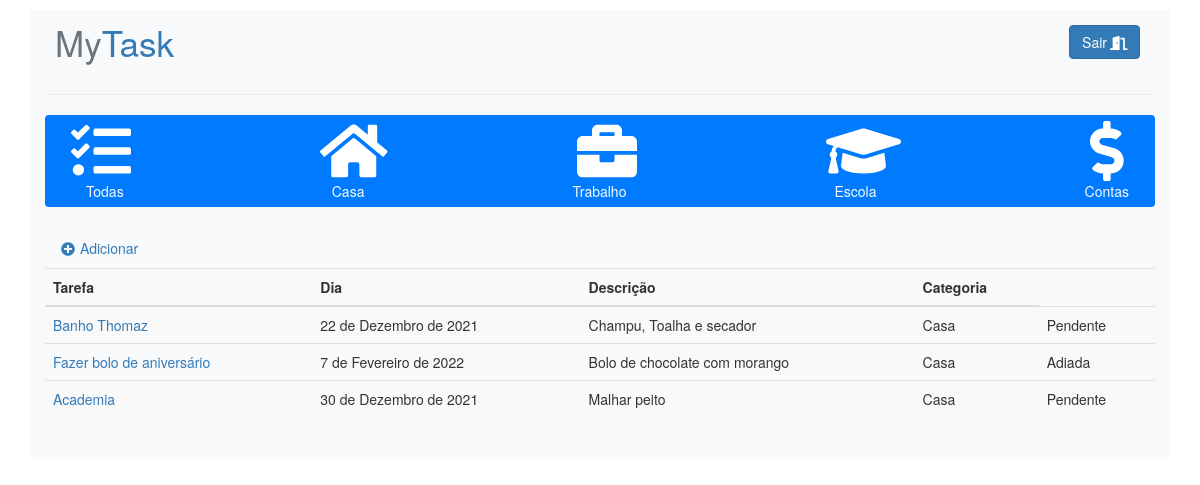
The page /filtro/1 (signed in) on the database as committed earlier.
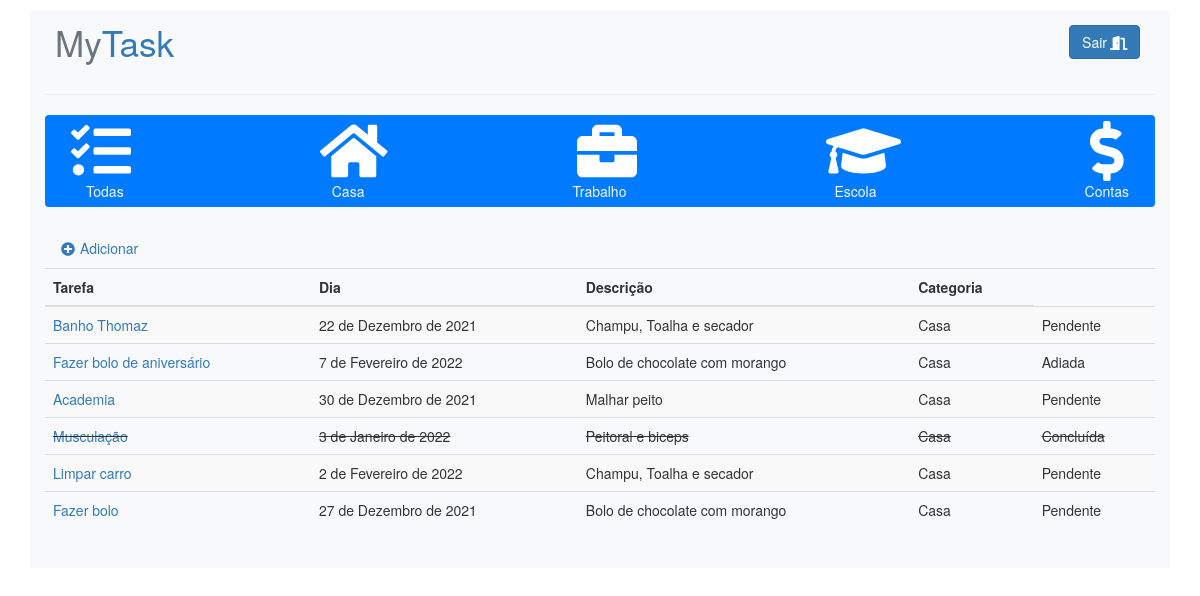
The same page on the database as committed later.
### tasks/models.py (models this page shows, shortened)
class Categoria(models.Model):
    categoria = models.CharField('Categoria', max_length=50)
    def __str__(self):
        return self.categoria

class Tarefa(models.Model, LoginRequiredMixin, CreateView):
    nome_tarefa = models.CharField('Tarefa', max_length=100)
    dia = models.DateField('Dia')
    descricao = models.CharField('Descrição', max_length=500)
    categoria = models.ForeignKey(Categoria, null=True, on_delete=models.CASCADE)
    status = models.CharField(max_length=30, choices=STATUS_CHOICES, default="Pendente")
    usuario = models.ForeignKey(User, on_delete=models.PROTECT)

### tasks/views.py (the view)
# urls.py: path('filtro/<str:pk>', filtrar, name='filtro'),
@login_required
def filtrar(request, pk):
    filtros = Tarefa.objects.filter(categoria=pk)
    categorias = Categoria.objects.all()
    context = {
        'filtre': filtros,
        'categoria': categorias,
    }
    return render(request, 'filtro.html', context)

### tasks/templates/filtro.html (shortened to what this page needs)
{% load static %}
<!DOCTYPE html>
<html lang="pt-br">
<head>
    <link rel="stylesheet" href="{% static 'css/estilo.css' %}">
    <link rel="stylesheet" type="text/css" href="{% static 'css/bootstrap.min.css' %}">
    <link rel="stylesheet" href="https://maxcdn.bootstrapcdn.com/bootstrap/3.4.1/css/bootstrap.min.css">
</head>
<body>
    <div class="body">
        <div class="container mt-3 bg-light">
            <nav class="menu d-flex justify-content-between align-items-center bg-light p-3 rounded">
                <a href="#" class="display-4"><span class="text-secondary">My</span>Task</a>
                <div class="btn-sair p-2 text-white">
                    <a href="/accounts/logout" class="btn btn-primary">Sair<i class="fas fa-door-open ml-1"></i></a>
                </div>
            </nav>
            <hr>
                    <div>
                <nav class="navbar navbar-expand-md bg-primary navbar-dark">
                    <div class="collapse navbar-collapse" id="collapsibleNavbar">
                        <div id="categoria-image" class="d-flex justify-content-between pr-2">
                            <a class="text-center"><i class="fas fa-tasks display-1"></i></a>
                            <a class="text-center"><i class="fas fa-home display-1"></i></a>
                            <a class="text-center"><i class="fas fa-briefcase display-1"></i></a>
                            <a class="text-center"><i class="fas fa-graduation-cap display-1"></i></a>
                            <a class="text-center"><i class="fas fa-dollar-sign display-1"></i></a>
                        </div>
                        <div class="d-flex justify-content-between pl-4">
                            <a class="text-center text-light" href="{% url 'home' %}" > Todas  </a>
                            {% for catg in categoria %}
                            <a class="text-light" href="{% url 'filtro' catg.id %}">{{ catg.categoria }} </a>
                            {% endfor %}
                        </div>
                    </div>
                </nav>
            </div>
            <div>
                <ul class="nav nav-tabs nav-pills">
                    <li class="nav-item">
                        <a href="{% url 'nova' %}" class="nav-link "><i class="fas fa-plus-circle mr-2"></i>Adicionar</a>
                    </li>
                </ul>
            </div>
            <table class="table table-striped">
                <thead>
                    <tr>
                        <th>Tarefa</th>
                        <th>Dia</th>
                        <th>Descrição</th>
                        <th>Categoria</th>
                    </tr>
                </thead>
                <tbody>
                        {% for filtro in filtre %}
                            {% if filtro.status == 'Concluída' %}
                                <tr style="text-decoration: line-through">
                                    <td><a href="{% url 'tarefa' filtro.id %}">{{ filtro.nome_tarefa }}</a></td>
                                    <td>{{ filtro.dia }}</td>
                                    <td>{{ filtro.descricao }}</td>
                                    <td>{{ filtro.categoria }}</td>
                                    <td>{{ filtro.status }}</td>
                                </tr>
                            {% else %}
                                <tr>
                                    <td><a href="{% url 'tarefa' filtro.id %}">{{ filtro.nome_tarefa }}</a></td>
                                    <td>{{ filtro.dia }}</td>
                                    <td>{{ filtro.descricao }}</td>
                                    <td>{{ filtro.categoria }}</td>
                                    <td>{{ filtro.status }}</td>
                                </tr>
                            {% endif %}
                        {% endfor %}
                </tbody>
            </table>
            <br>
        </div>
    </div>
</body>
</html>

Rows that differ between the two databases and show on the page:
added Tarefa: nome_tarefa "Musculação", dia "3 de Janeiro de 2022", descricao "Peitoral e biceps", categoria "Casa", status "Concluída"
added Tarefa: nome_tarefa "Limpar carro", dia "2 de Fevereiro de 2022", descricao "Champu, Toalha e secador", categoria "Casa", status "Pendente"
added Tarefa: nome_tarefa "Fazer bolo", dia "27 de Dezembro de 2021", descricao "Bolo de chocolate com morango", categoria "Casa", status "Pendente"
